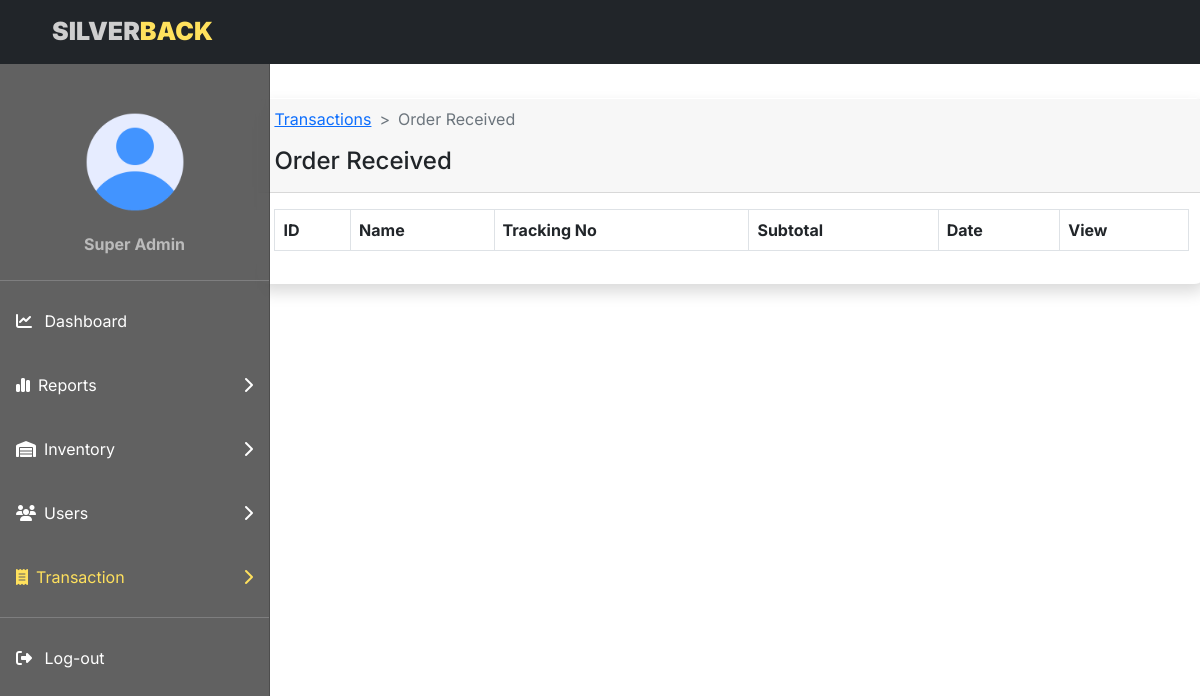
/admin/received.php (signed in), run on the app's committed database.
### tables this page shows
CREATE TABLE `users` (
  `user_id` int(11) NOT NULL,
  `username` varchar(100) NOT NULL,
  `user_email` varchar(100) NOT NULL,
  `user_password` varchar(100) NOT NULL,
  `fname` varchar(50) NOT NULL,
  `lname` varchar(50) NOT NULL,
  `contactnum` varchar(12) NOT NULL,
  `birthday` date NOT NULL,
  `address` varchar(100) NOT NULL,
  `city` varchar(50) NOT NULL,
  `region` varchar(50) NOT NULL,
  `zip` int(10) NOT NULL,
  `image` varchar(100) DEFAULT NULL,
  `role` tinyint(4) NOT NULL DEFAULT 0,
  `ip_add` varchar(12) NOT NULL,
  `token` varchar(40) NOT NULL,
  `created_at` timestamp NOT NULL DEFAULT current_timestamp(),
  `lastactivity` timestamp NULL DEFAULT current_timestamp()
);

### admin/functions/functions.php (called while the page is built, shortened)
<?php
include('../connection/connect.php');
function getProfile(){
    global $conn;
    $q = "SELECT * FROM users WHERE role = '1' ";
    return $q_run = mysqli_query($conn, $q);
}

### admin/received.php (the view, shortened to what this page needs)
<!DOCTYPE html>
<html lang="en">
<head>
    <link href="https://cdn.jsdelivr.net/npm/bootstrap@5.0.2/dist/css/bootstrap.min.css" rel="stylesheet">
    <link rel="stylesheet" href="https://cdnjs.cloudflare.com/ajax/libs/font-awesome/6.2.1/css/all.min.css">
    <link rel="stylesheet" type="text/css" href="https://cdn.datatables.net/1.13.1/css/dataTables.bootstrap5.css" />
    <link rel="stylesheet" href="//cdn.jsdelivr.net/npm/alertifyjs@1.13.1/build/css/alertify.min.css" />
    <link rel="stylesheet" href="//cdn.jsdelivr.net/npm/alertifyjs@1.13.1/build/css/themes/bootstrap.min.css" />
    <link rel="stylesheet" type="text/css" href="./home.css" />
</head>
<body>
    <nav class="navbar navbar-expand-lg navbar-dark bg-dark fixed-top">
        <div class="container-fluid">
            <div class="navbar-brand me-auto ms-lg-0 ms-3 text-uppercase fw-bold">
                <a style="color:#CECECE;font-size: 25px;;font-weight: 900;margin-left:40px">Silver</a><a style="color:#FFE15D;font-size: 25px;;font-weight: 900">back</a><a href="#" style="color:white;margin-left:55rem"></a>
            </div>
        </div>
    </nav>
    <div style="background: rgba( 70, 70, 70, 0.85 );
    backdrop-filter: blur( 15px );
    -webkit-backdrop-filter: blur( 15px ); top:64px" class="offcanvas offcanvas-start sidebar-nav" tabindex="-1" id="sidebar">
        <div class="offcanvas-body p-0">
            <nav class="navbar-dark">
                <ul class="navbar-nav">
                    <br><br>
                    <div class="uprofile">
                        <?php
                        $profile = getProfile();
                        if (mysqli_num_rows($profile) > 0) {
                            foreach ($profile as $dp => $pro) {
                        ?>
                                <center class="profile">
                                    <img src='./profile/<?php echo $pro['image'] ?>' style="width:100px;height:100px;border-radius: 50%" />
                                    <p style="color: #bbb;font-weight: 700;margin-top:20px;margin-bottom: 10px"><?php echo $pro['fname'] ?> <?php echo $pro['lname'] ?></p>
                                </center>
                        <?php
                            }
                        }
                        ?>
                    </div>
                    <li class="my-0">
                        <hr class="dropdown-divider bg-light" />
                    </li>
                    <li>
                        <a style="color: #fff;padding: 20px 20px;" href="./home.php" class="nav-link px-3 active">
                            <span class="me-2"><i class="fa-sharp fa-solid fa-chart-line"></i></span>
                            <span>Dashboard</span>
                        </a>
                    </li>
                    <li>
                        <a style="color: #fff;padding: 20px 20px;" class="nav-link px-3 sidebar-link" data-bs-toggle="collapse" href="#reports"><span class="me-2"><i class="fa-solid fa-chart-simple"></i></span>
                            <span>Reports</span>
                            <span class="ms-auto">
                                <span class="right-icon">
                                    <i class="fa-solid fa-chevron-right drop-down"></i>
                                </span>
                            </span>
                        </a>
                    </li>
                    <li>
                        <a style="color: #fff;padding: 20px 20px;" class="nav-link px-3 sidebar-link" data-bs-toggle="collapse" href="#inventory"><span class="me-2"><i class="fa-sharp fa-solid fa-warehouse"></i></span>
                            <span>Inventory</span>
                            <span class="ms-auto">
                                <span class="right-icon">
                                    <i class="fa-solid fa-chevron-right drop-down"></i>
                                </span>
                            </span>
                        </a>
                    </li>
                    <li>
                        <a style="color: #fff;padding: 20px 20px;" class="nav-link px-3 sidebar-link" data-bs-toggle="collapse" href="#user"><span class="me-2"><i class="fa-sharp fa-solid fa-users"></i></span>
                            <span>Users</span>
                            <span class="ms-auto">
                                <span class="right-icon">
                                    <i class="fa-solid fa-chevron-right drop-down"></i>
                                </span>
                            </span>
                        </a>
                    </li>
                    <li>
                        <a style="color: #FFE15D;padding: 20px 20px;" class="nav-link px-3 sidebar-link" data-bs-toggle="collapse" href="#transaction"><span class="me-2"><i class="fa-sharp fa-solid fa-receipt"></i>
                            </span>
                            <span>Transaction</span>
                            <span class="ms-auto">
                                <span class="right-icon">
                                    <i class="fa-solid fa-chevron-right drop-down"></i>
                                </span>
                            </span>
                        </a>
                    </li>
                    <li class="my-0">
                        <hr class="dropdown-divider bg-light" />
                    </li>
                    <li>
                        <a style="color: #fff;padding: 20px 20px;" href="./logout.php" class="nav-link px-3">
                            <span class="me-2"><i class="fa-sharp fa-solid fa-right-from-bracket"></i></span>
                            <span>Log-out</span>
                        </a>
                    </li>
                </ul>
            </nav>
        </div>
    </div>
    <div class="container">
        <div class="row">
            <div class="col-md-12 py-md-5 mx-md-5">
                <div class="card1 shadow">
                    <div class="card-header">
                        <nav style="--bs-breadcrumb-divider: '>';" aria-label="breadcrumb">
                            <ol class="breadcrumb">
                                <li class="breadcrumb-item"><a href="./transaction.php">Transactions</a></li>
                                <li class="breadcrumb-item active" aria-current="page">Order Received</li>
                            </ol>
                        </nav>
                        <h4>Order Received</h4>
                    </div>
                    <div class="card-body">
                        <table id="transact_table" class="table table-bordered table-striped">
                            <thead>
                                <tr>
                                    <th>ID</th>
                                    <th>Name</th>
                                    <th>Tracking No</th>
                                    <th>Subtotal</th>
                                    <th>Date</th>
                                    <th>View</th>
                                </tr>
                            </thead>
                        </table>
                    </div>
                </div>
            </div>
        </div>
</body>
</html>

### admin/home.css (style rules this page uses)
body, button { font-family: "Inter", sans-serif; }
:root { --offcanvas-width: 270px; --topNavbarHeight: 56px; }
.sidebar-nav { width: var(--offcanvas-width); }
.sidebar-link { display: flex; align-items: center; }
.sidebar-link .right-icon { display: inline-flex; }
@media (min-width: 992px) { body { overflow: auto !important; } }
@media (min-width: 992px) { .sidebar-nav { -webkit-transform: none; transform: none; visibility: visible !important; height: calc(100% - var(--topNavbarHeight)); top: var(--topNavbarHeight); } }

### admin/received.php (style rules this page uses)
.card1 { z-index: 1; background: #ffff; box-shadow: 0 8px 32px 0 rgba(31, 38, 135, 0.37); backdrop-filter: blur(20px); -webkit-backdrop-filter: blur(20px); border-radius: 12px; border: 1px solid rgba(255, 255, 255, 0.18); margin-top: 50px; margin-left: 15%; }

### data on the page
users: image (placeholder picture), fname "Super", lname "Admin"
